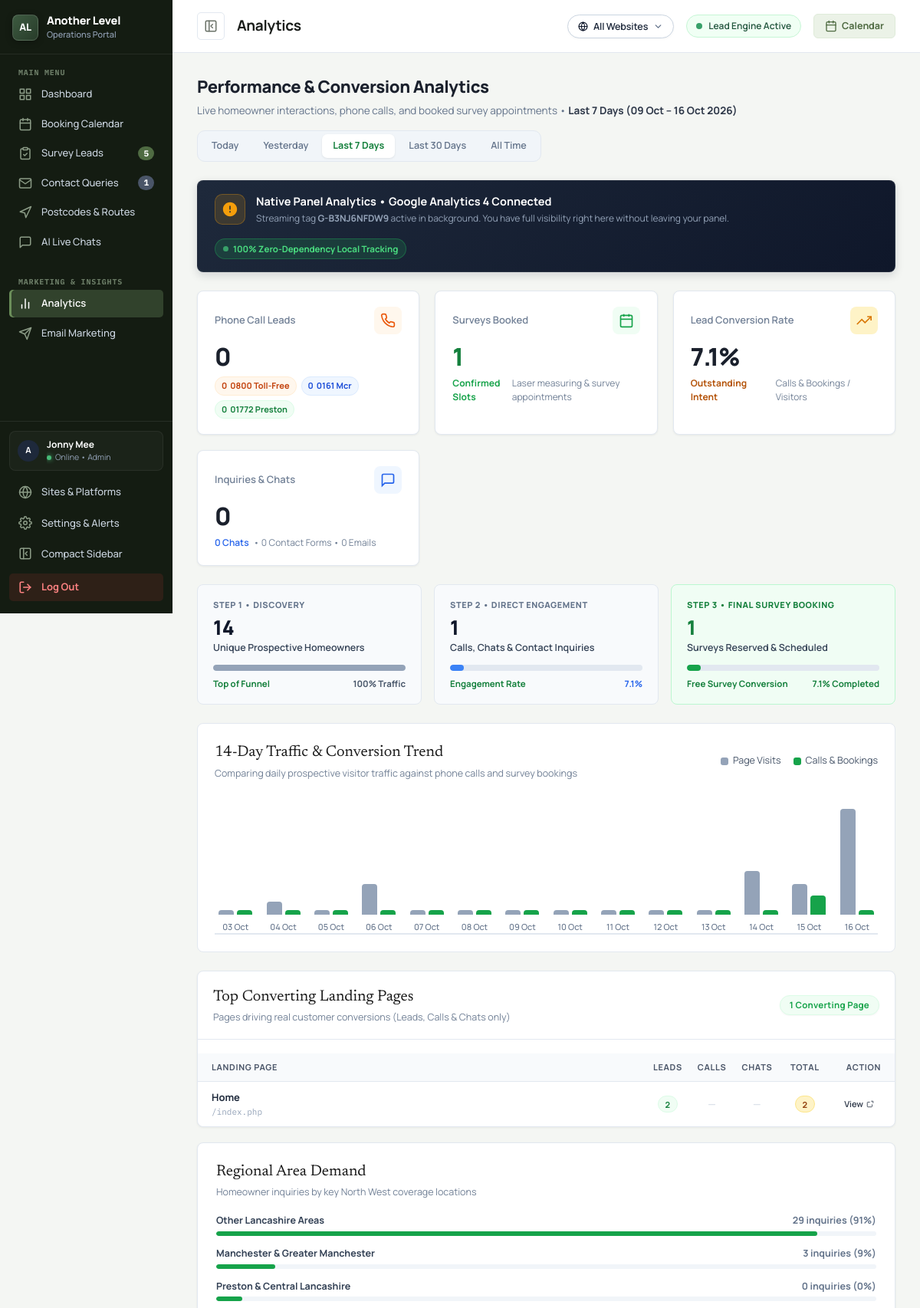
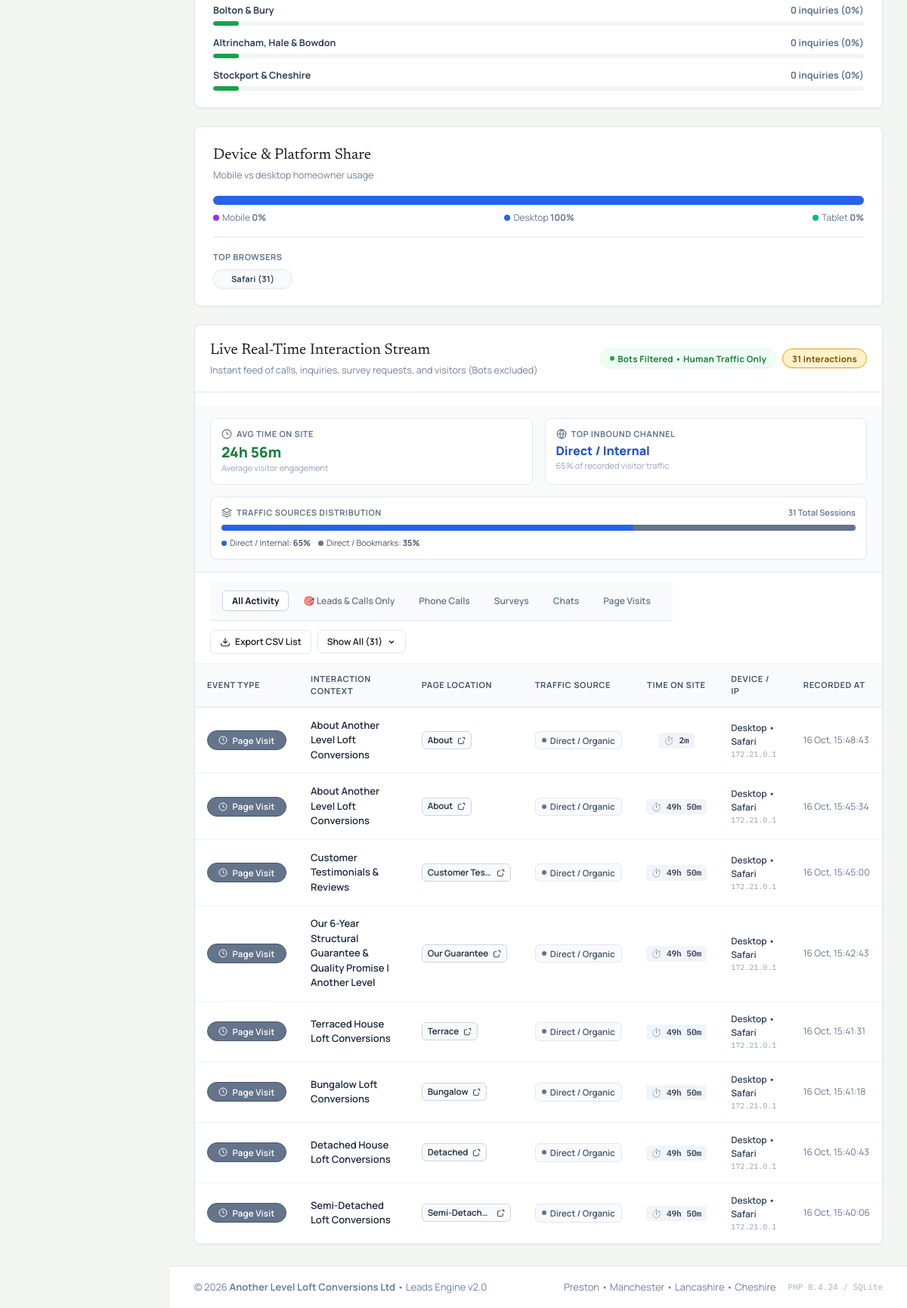
The app's page /panel/analytics.php (signed in) with its own data (2 pictures, top to bottom).
### tables this page shows
CREATE TABLE settings (
            key TEXT PRIMARY KEY,
            value TEXT NOT NULL,
            updated_at DATETIME DEFAULT CURRENT_TIMESTAMP
        );

CREATE TABLE events_tracking (
            id INTEGER PRIMARY KEY AUTOINCREMENT,
            event_type TEXT NOT NULL, -- 'call_click', 'chat_click'
            event_target TEXT,        -- phone number or chat title
            source_page TEXT,
            ip_address TEXT,
            device_type TEXT,
            browser TEXT,
            created_at DATETIME DEFAULT CURRENT_TIMESTAMP
        , referrer TEXT, duration_seconds INTEGER DEFAULT 0, traffic_source TEXT DEFAULT 'Direct / Bookmarks', is_bot INTEGER DEFAULT 0, session_id TEXT, site_id INTEGER DEFAULT 1);

### panel/analytics.php (the view, shortened to what the rows shown need)
<?php
require_once __DIR__ . '/includes/auth.php';
$range = $_GET['range'] ?? '7days';
switch ($range) {
    case '7days':
    default:
        $eventWhere = "created_at >= date('now', '-7 days')";
        break;
}
$eventWhere .= " AND (is_bot = 0 OR is_bot IS NULL)";
require_once __DIR__ . '/includes/sites.php';
$eventsStmt = $db->query("
    SELECT * FROM events_tracking
    WHERE {$eventWhere}
    ORDER BY id DESC
    LIMIT 50
");
$recentEvents = $eventsStmt->fetchAll(PDO::FETCH_ASSOC);
$gaId = getSetting('ga_measurement_id', 'G-B3NJ6NFDW9');
$pageTitle = "Analytics";
require_once __DIR__ . '/includes/header.php';
?>
<div class="analytics-header-bar">
  <div>
    <h2 class="analytics-header-title">Performance &amp; Conversion Analytics</h2>
  </div>
</div>
<div class="ga4-sync-banner">
  <div class="ga4-sync-left">
    <div>
      <div class="ga4-sync-sub">
        Streaming tag <strong><?php echo htmlspecialchars($gaId); ?></strong> active in background. You have full visibility right here without leaving your panel.
      </div>
    </div>
  </div>
</div>
<div class="panel-grid-2-1" style="display:grid;grid-template-columns:1.8fr 1.2fr;gap:24px;margin-bottom:24px">
  <div class="panel-card" style="padding:0;overflow:hidden">
    <div class="table-responsive">
      <table class="panel-table panel-table-compact" style="width:100%">
        <thead>
          <tr>
            <th style="padding-left:18px">Landing Page</th>
            <th style="text-align:center;width:55px">Leads</th>
            <th style="text-align:center;width:55px">Calls</th>
            <th style="text-align:center;width:55px">Chats</th>
            <th style="text-align:center;width:65px">Total</th>
            <th style="text-align:right;padding-right:18px;width:75px">Action</th>
          </tr>
        </thead>
      </table>
    </div>
  </div>
</div>
<div class="panel-card" style="padding:0;overflow:hidden">
  <div class="table-responsive">
    <table class="panel-table analytics-table" id="liveActivityTable">
      <thead>
        <tr>
          <th style="white-space:nowrap;min-width:130px">Event Type</th>
          <th>Interaction Context</th>
          <th>Page Location</th>
          <th>Traffic Source</th>
          <th style="text-align:center">Time on Site</th>
          <th>Device / IP</th>
          <th>Recorded At</th>
        </tr>
      </thead>
      <tbody>
        <?php if (empty($recentEvents)): ?>
          <tr>
            <td colspan="7" style="text-align:center;padding:48px;color:#94A3B8">
              No live interactions recorded for this date filter.
            </td>
          </tr>
        <?php else: ?>
          <?php
            $eventIdx = 0;
            foreach ($recentEvents as $e):
              $eventIdx++;
              $isExtra = $eventIdx > 8;
              $isConv = in_array($e['event_type'], ['call_click', 'chat_click', 'survey_booked', 'contact_submitted'], true);
          ?>
            <tr data-type="<?php echo htmlspecialchars((string)$e['event_type']); ?>" data-is-conv="<?php echo $isConv ? '1' : '0'; ?>" class="<?php echo $isExtra ? 'stream-row-extra' : ''; ?>">
              <td style="white-space:nowrap">
                <?php if ($e['event_type'] === 'call_click'): ?>
                  <span class="badge" style="background:#C2410C;color:#FFFFFF;border:1px solid #9A3412;font-weight:700;display:inline-flex;align-items:center;gap:6px">
                    <svg width="12" height="12" viewBox="0 0 24 24" fill="none" stroke="currentColor" stroke-width="2.5" stroke-linecap="round" stroke-linejoin="round"><path d="M22 16.92v3a2 2 0 0 1-2.18 2 19.79 19.79 0 0 1-8.63-3.07 19.5 19.5 0 0 1-6-6 19.79 19.79 0 0 1-3.07-8.67A2 2 0 0 1 4.11 2h3a2 2 0 0 1 2 1.72 12.84 12.84 0 0 0 .7 2.81 2 2 0 0 1-.45 2.11L8.09 9.91a16 16 0 0 0 6 6l1.27-1.27a2 2 0 0 1 2.11-.45 12.84 12.84 0 0 0 2.81.7A2 2 0 0 1 22 16.92z"></path></svg>
                    Phone Call
                  </span>
                <?php elseif ($e['event_type'] === 'survey_booked'): ?>
                  <span class="badge" style="background:#15803D;color:#FFFFFF;border:1px solid #166534;font-weight:700;display:inline-flex;align-items:center;gap:6px">
                    <svg width="12" height="12" viewBox="0 0 24 24" fill="none" stroke="currentColor" stroke-width="2.5"><polyline points="20 6 9 17 4 12"></polyline></svg>
                    Survey Booked
                  </span>
                <?php elseif ($e['event_type'] === 'page_view'): ?>
                  <span class="badge" style="background:#64748B;color:#FFFFFF;border:1px solid #475569;font-weight:600;display:inline-flex;align-items:center;gap:6px">
                    <svg width="12" height="12" viewBox="0 0 24 24" fill="none" stroke="currentColor" stroke-width="2"><circle cx="12" cy="12" r="10"></circle><polyline points="12 6 12 12 16 14"></polyline></svg>
                    Page Visit
                  </span>
                <?php else: ?>
                  <span class="badge" style="background:#374151;color:#FFFFFF"><?php echo htmlspecialchars((string)$e['event_type']); ?></span>
                <?php endif; ?>
              </td>
              <td style="font-size:13px;font-weight:600;color:#1E293B">
                <?php echo htmlspecialchars((string)($e['event_target'] ?? '')); ?>
              </td>
              <td>
                <?php
                  $pageTarget = ltrim((string)($e['source_page'] ?? 'index.php'), '/');
                  $analyticsLink = getSitePageUrl($e['site_id'] ?? 1, $pageTarget);
                ?>
                <a href="<?php echo htmlspecialchars($analyticsLink); ?>" target="_blank" class="source-pill" title="<?php echo htmlspecialchars((string)($e['source_page'] ?? '/')); ?>">
                  <span><?php echo htmlspecialchars(formatPageLocation($e['source_page'] ?? '')); ?></span>
                  <svg width="11" height="11" viewBox="0 0 24 24" fill="none" stroke="currentColor" stroke-width="2"><path d="M18 13v6a2 2 0 0 1-2 2H5a2 2 0 0 1-2-2V8a2 2 0 0 1 2-2h6"></path><polyline points="15 3 21 3 21 9"></polyline></svg>
                </a>
              </td>
              <td>
                <?php echo formatTrafficSourceBadge((string)($e['traffic_source'] ?: 'Direct / Bookmarks')); ?>
              </td>
              <td style="text-align:center">
                <span class="duration-pill" title="Duration active on site">
                  ⏱️ <?php echo formatDurationSeconds((int)($e['duration_seconds'] ?? 0)); ?>
                </span>
              </td>
              <td>
                <div style="font-size:12px;font-weight:600;color:#334155"><?php echo htmlspecialchars((string)($e['device_type'] ?: 'Desktop')); ?> &bull; <?php echo htmlspecialchars((string)($e['browser'] ?: 'Web')); ?></div>
                <div style="font-family:'IBM Plex Mono',monospace;font-size:10px;color:#94A3B8"><?php echo htmlspecialchars((string)($e['ip_address'] ?? 'N/A')); ?></div>
              </td>
              <td style="font-size:12px;color:#64748B;white-space:nowrap">
                <?php echo date('d M, H:i:s', strtotime((string)$e['created_at'])); ?>
              </td>
            </tr>
          <?php endforeach; ?>
        <?php endif; ?>
      </tbody>
    </table>
  </div>
</div>
<?php require_once __DIR__ . '/includes/footer.php'; ?>

### panel/includes/header.php (shortened to what the rows shown need)
<?php
require_once __DIR__ . '/auth.php';
require_once __DIR__ . '/sites.php';
$currentUser = getCurrentUser();
?>
<!DOCTYPE html>
<html lang="en">
<head>
  <link rel="stylesheet" href="css/panel.css?v=<?php echo time(); ?>">
</head>
<body class="panel-body">
<div class="panel-wrapper">
  <aside class="panel-sidebar" id="panelSidebar">
    <div class="sidebar-footer">
      <div class="sidebar-user-mini" style="display:flex;align-items:center;gap:10px;padding:8px 10px;margin-bottom:8px;border-radius:8px;background:rgba(255,255,255,0.03);border:1px solid rgba(255,255,255,0.06);">
        <div class="user-avatar" style="width:28px;height:28px;font-size:11px;background:#1E293B;color:#FFFFFF;border-radius:50%;display:flex;align-items:center;justify-content:center;font-weight:700;flex-shrink:0;">
          <?php echo strtoupper(substr($currentUser['username'] ?? 'J', 0, 1)); ?>
        </div>
        <div style="flex:1;min-width:0;overflow:hidden">
          <div style="font-size:12px;font-weight:700;color:#FFFFFF;white-space:nowrap;overflow:hidden;text-overflow:ellipsis">
            <?php echo htmlspecialchars($currentUser['full_name'] ?? 'Jonny Mee'); ?>
          </div>
          <div style="font-size:10.5px;color:#94A3B8;display:flex;align-items:center;gap:5px">
            <span class="status-dot-green"></span> Online &bull; Admin
          </div>
        </div>
      </div>
    </div>
  </aside>
  <div class="panel-main">
    <header class="panel-topbar">
      <div class="topbar-left">
        <div class="mobile-topbar-brand">
          <div>
            <h1 class="topbar-title">
              <span class="topbar-title-full"><?php echo htmlspecialchars($pageTitle); ?></span>
            </h1>
          </div>
        </div>
      </div>
    </header>
    <main class="panel-content">

### panel/includes/db.php (shortened to what the rows shown need)
<?php
function getDb(): PDO {
    static $db = null;
    if ($db !== null) {
        return $db;
    }
    $dataDir = dirname(__DIR__, 2) . '/data';
    $dbPath = $dataDir . '/database.sqlite';
    try {
        $db = new PDO('sqlite:' . $dbPath);
        $db->setAttribute(PDO::ATTR_ERRMODE, PDO::ERRMODE_EXCEPTION);
        $db->setAttribute(PDO::ATTR_DEFAULT_FETCH_MODE, PDO::FETCH_ASSOC);
        $db->exec('PRAGMA journal_mode = WAL;');
        $db->exec('PRAGMA foreign_keys = ON;');
        return $db;
    } catch (PDOException $e) {
        error_log('Database connection error: ' . $e->getMessage());
        throw $e;
    }
}
function getSetting(string $key, string $default = ''): string {
    $db = getDb();
    $stmt = $db->prepare("SELECT value FROM settings WHERE key = :k LIMIT 1");
    $stmt->execute([':k' => $key]);
    $val = $stmt->fetchColumn();
    return $val !== false ? (string)$val : $default;
}
if (!function_exists('formatPageLocation')) {
    function formatPageLocation(?string $pageUrl): string {
        if (empty($pageUrl) || $pageUrl === '/' || $pageUrl === '/index.php' || $pageUrl === 'index.php') {
            return 'Home';
        }
        $cleaned = strtolower(ltrim(trim($pageUrl), '/'));
        $base = basename($cleaned, '.php');
        if (str_ends_with($base, '-conversion')) {
            $type = substr($base, 0, -strlen('-conversion'));
            $words = str_replace(['-', '_'], ' ', $type);
            return ucwords($words);
        }
        if (str_ends_with($base, '-property')) {
            $prop = substr($base, 0, -strlen('-property'));
            if ($prop === 'terrace') return 'Terrace';
            if ($prop === 'semi-detached') return 'Semi-Detached';
            if ($prop === 'detached') return 'Detached';
            if ($prop === 'bungalow') return 'Bungalow';
            return ucwords(str_replace(['-', '_'], ' ', $prop));
        }
        $words = str_replace(['-', '_'], ' ', $base);
        $words = preg_replace('/\bloft conversions in\b/i', '', $words);
        $words = preg_replace('/\bloft conversion\b/i', '', $words);
        $words = trim(preg_replace('/\s+/', ' ', $words));
        return ucwords($words ?: 'General');
    }
}
function formatDurationSeconds(int $seconds): string {
    if ($seconds <= 0) return '< 10s';
    $mins = floor($seconds / 60);
    $secs = $seconds % 60;
    if ($mins >= 60) {
        $hours = floor($mins / 60);
        $remMins = $mins % 60;
        return "{$hours}h {$remMins}m";
    }
    return $secs > 0 ? "{$mins}m {$secs}s" : "{$mins}m";
}
function formatTrafficSourceBadge(string $source): string {
    $s = htmlspecialchars($source);
    if (str_contains($source, 'Direct')) {
        return '<span class="traffic-source-pill source-direct"><span class="source-dot direct"></span>Direct / Organic</span>';
    }
    return '<span class="traffic-source-pill source-referral"><span class="source-dot referral"></span>' . $s . '</span>';
}

### records on screen
settings: value "G-B3NJ6NFDW9"
events_tracking: event_type "page_view" (drawn), event_target "About Another Level Loft Conversions", source_page "About", shows "Direct / Organic", duration_seconds "2m", device_type "Desktop", browser "Safari", ip_address "172.21.0.1", created_at "16 Oct, 15:48:43"
events_tracking: event_type "page_view" (drawn), event_target "About Another Level Loft Conversions", source_page "About", shows "Direct / Organic", duration_seconds "49h 50m", device_type "Desktop", browser "Safari", ip_address "172.21.0.1", created_at "16 Oct, 15:45:34"
events_tracking: event_type "page_view" (drawn), event_target "Customer Testimonials & Reviews", source_page "Customer Tes…", shows "Direct / Organic", duration_seconds "49h 50m", device_type "Desktop", browser "Safari", ip_address "172.21.0.1", created_at "16 Oct, 15:45:00"
events_tracking: event_type "page_view" (drawn), event_target "Our 6-Year Structural Guarantee & Quality Promise | Another Level", source_page "Our Guarantee", shows "Direct / Organic", duration_seconds "49h 50m", device_type "Desktop", browser "Safari", ip_address "172.21.0.1", created_at "16 Oct, 15:42:43"
events_tracking: event_type "page_view" (drawn), event_target "Terraced House Loft Conversions", source_page "Terrace", shows "Direct / Organic", duration_seconds "49h 50m", device_type "Desktop", browser "Safari", ip_address "172.21.0.1", created_at "16 Oct, 15:41:31"
events_tracking: event_type "page_view" (drawn), event_target "Bungalow Loft Conversions", source_page "Bungalow", shows "Direct / Organic", duration_seconds "49h 50m", device_type "Desktop", browser "Safari", ip_address "172.21.0.1", created_at "16 Oct, 15:41:18"
events_tracking: event_type "page_view" (drawn), event_target "Detached House Loft Conversions", source_page "Detached", shows "Direct / Organic", duration_seconds "49h 50m", device_type "Desktop", browser "Safari", ip_address "172.21.0.1", created_at "16 Oct, 15:40:43"
events_tracking: event_type "page_view" (drawn), event_target "Semi-Detached Loft Conversions", source_page "Semi-Detached", shows "Direct / Organic", duration_seconds "49h 50m", device_type "Desktop", browser "Safari", ip_address "172.21.0.1", created_at "16 Oct, 15:40:06"

### other values on screen
$newBookingsCount "5"
$newContactsCount "1"
substr($currentUser['username'] ?? 'J', 0, 1) "A"
$currentUser['full_name'] "Jonny Mee"
$pageTitle "Analytics"
$rangeLabel "Last 7 Days (09 Oct – 16 Oct 2026)"
$totalCalls "0"
$calls0800 "0"
$callsMcr "0"
$callsPrs "0"
$totalBookings "1"
$convRate "7.1"
$totalChats + $totalContacts + $totalEmails "0"
$totalChats "0"
$totalContacts "0"
